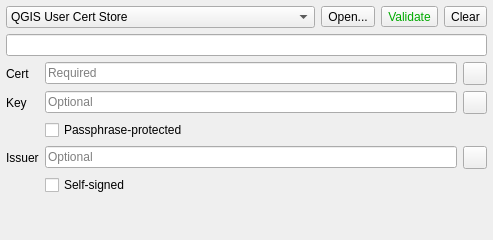
<?xml version="1.0" encoding="UTF-8"?>
<ui version="4.0">
 <class>QgsSslCertificateWidget</class>
 <widget class="QWidget" name="QgsSslCertificateWidget">
  <property name="geometry">
   <rect>
    <x>0</x>
    <y>0</y>
    <width>493</width>
    <height>240</height>
   </rect>
  </property>
  <layout class="QVBoxLayout" name="verticalLayout">
   <property name="margin">
    <number>6</number>
   </property>
   <item>
    <layout class="QHBoxLayout" name="horizontalLayout">
     <item>
      <widget class="QComboBox" name="cmbStoreType">
       <item>
        <property name="text">
         <string>QGIS User Cert Store</string>
        </property>
       </item>
      </widget>
     </item>
     <item>
      <widget class="QToolButton" name="btnOpenStore">
       <property name="text">
        <string>Open...</string>
       </property>
      </widget>
     </item>
     <item>
      <widget class="QToolButton" name="btnValidateCert">
       <property name="styleSheet">
        <string notr="true">color: rgb(0, 170, 0);</string>
       </property>
       <property name="text">
        <string>Validate</string>
       </property>
      </widget>
     </item>
     <item>
      <widget class="QToolButton" name="btnClearCert">
       <property name="text">
        <string>Clear</string>
       </property>
      </widget>
     </item>
    </layout>
   </item>
   <item>
    <widget class="QLineEdit" name="leMsg">
     <property name="font">
      <font>
       <italic>true</italic>
      </font>
     </property>
     <property name="readOnly">
      <bool>true</bool>
     </property>
    </widget>
   </item>
   <item>
    <widget class="QStackedWidget" name="stckwCertStore">
     <widget class="QWidget" name="pageQgisStore">
      <layout class="QGridLayout" name="gridLayout_2">
       <property name="margin">
        <number>0</number>
       </property>
       <item row="0" column="0">
        <widget class="QLabel" name="lblQgisCert">
         <property name="sizePolicy">
          <sizepolicy hsizetype="Maximum" vsizetype="Preferred">
           <horstretch>0</horstretch>
           <verstretch>0</verstretch>
          </sizepolicy>
         </property>
         <property name="text">
          <string>Cert</string>
         </property>
        </widget>
       </item>
       <item row="5" column="1">
        <widget class="QCheckBox" name="chkQgisIssuerSelf">
         <property name="text">
          <string>Self-signed</string>
         </property>
        </widget>
       </item>
       <item row="4" column="0">
        <widget class="QLabel" name="lblQgisIssuer">
         <property name="sizePolicy">
          <sizepolicy hsizetype="Maximum" vsizetype="Preferred">
           <horstretch>0</horstretch>
           <verstretch>0</verstretch>
          </sizepolicy>
         </property>
         <property name="text">
          <string>Issuer</string>
         </property>
        </widget>
       </item>
       <item row="2" column="0">
        <widget class="QLabel" name="lblQgisKey">
         <property name="sizePolicy">
          <sizepolicy hsizetype="Maximum" vsizetype="Preferred">
           <horstretch>0</horstretch>
           <verstretch>0</verstretch>
          </sizepolicy>
         </property>
         <property name="text">
          <string>Key</string>
         </property>
        </widget>
       </item>
       <item row="3" column="1">
        <widget class="QCheckBox" name="chkQgisKeyPhrase">
         <property name="text">
          <string>Passphrase-protected</string>
         </property>
        </widget>
       </item>
       <item row="0" column="2">
        <widget class="QToolButton" name="btnQgisCert">
         <property name="text">
          <string/>
         </property>
         <property name="popupMode">
          <enum>QToolButton::InstantPopup</enum>
         </property>
        </widget>
       </item>
       <item row="2" column="2">
        <widget class="QToolButton" name="btnQgisKey">
         <property name="text">
          <string/>
         </property>
         <property name="popupMode">
          <enum>QToolButton::InstantPopup</enum>
         </property>
        </widget>
       </item>
       <item row="4" column="2">
        <widget class="QToolButton" name="btnQgisIssuer">
         <property name="text">
          <string/>
         </property>
         <property name="popupMode">
          <enum>QToolButton::InstantPopup</enum>
         </property>
        </widget>
       </item>
       <item row="4" column="1">
        <widget class="QLineEdit" name="leQgisIssuer">
         <property name="readOnly">
          <bool>true</bool>
         </property>
         <property name="placeholderText">
          <string>Optional</string>
         </property>
        </widget>
       </item>
       <item row="2" column="1">
        <widget class="QLineEdit" name="leQgisKey">
         <property name="readOnly">
          <bool>true</bool>
         </property>
         <property name="placeholderText">
          <string>Optional</string>
         </property>
        </widget>
       </item>
       <item row="0" column="1">
        <widget class="QLineEdit" name="leQgisCert">
         <property name="readOnly">
          <bool>true</bool>
         </property>
         <property name="placeholderText">
          <string>Required</string>
         </property>
        </widget>
       </item>
      </layout>
     </widget>
     <widget class="QWidget" name="page_2"/>
    </widget>
   </item>
   <item>
    <spacer name="verticalSpacer">
     <property name="orientation">
      <enum>Qt::Vertical</enum>
     </property>
     <property name="sizeHint" stdset="0">
      <size>
       <width>20</width>
       <height>0</height>
      </size>
     </property>
    </spacer>
   </item>
  </layout>
 </widget>
 <resources/>
 <connections/>
</ui>
